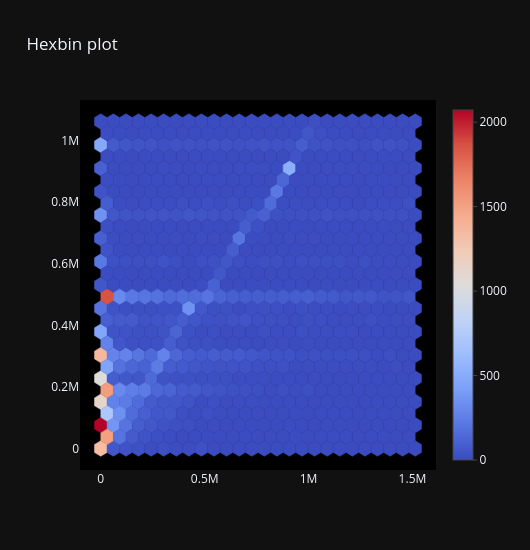

Notebook source saved alongside this figure:
### Code cell
fig = go.Figure(data=[trace], layout=layout)
fig
